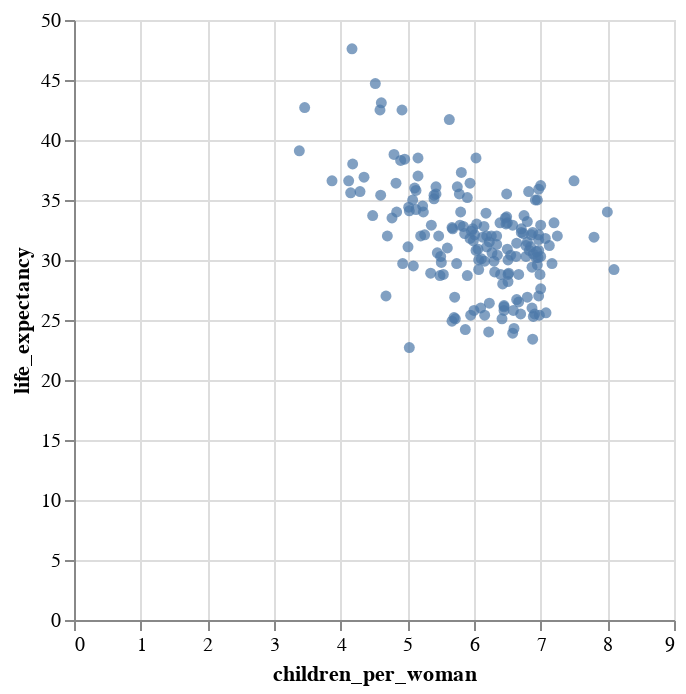

The cell this chart's notebook holds for it:
### Markdown cell above
<div class="alert alert-info" style="color:black">

### Question 2.1
rubric={accuracy:1,quality:1,viz:2}

<h4>Python</h4>
<ol type="1">
<li>I have uploaded the <a href=https://raw.githubusercontent.com/UofTCoders/workshops-dc-py/master/data/processed/world-data-gapminder.csv> 2018 Gapminder data at this URL.</a> Use <code>read_csv</code> from <code>pandas</code> to load the data directly from the URL and assign it a suitable variable name. Set the <code>parse_dates</code> parameter to <code>['year']</code> to ensure that Altair recognizes this columns as time data.</li>
<li>Now let’s create a similar bubble chart to what you saw in the video:
<ul>
<li>Filter the dataframe to only keep observations from a single year, 1962. You can create a new data frame variable or perform the filtering directly as you pass the data to Altair. Dates can be matched as strings when filtering.</li>
<li>Use a circle mark to recreate the appearance of the plot in the video.</li>
<li>Encode the proper variables so that children per woman is on the x-axis, life expectancy on the y-axis, and so that the circles’ color corresponds to their region, and the size reflects the population.</li>
</ul></li>
</ol>
<p> Don't worry about getting axis labels and sizes to be exactly like in the video,
we will return to this code later in the lab to customize it.</p>
</div>

### Code cell
# YOUR PYTHON ANSWER GOES HERE
import pandas as pd
import altair as alt

gap_df = pd.read_csv("https://raw.githubusercontent.com/UofTCoders/workshops-dc-py/master/data/processed/world-data-gapminder.csv", parse_dates=["year"])

is_1962 = gap_df["year"] == "1862-01-01"
gap_df = gap_df[is_1962]
gap_df.head(5)

alt.Chart(gap_df).mark_circle().encode(
y = 'life_expectancy',
x = 'children_per_woman'
)

### Figure 1 — Vega-Lite specification as saved in the notebook (floating-point values rounded to 4 significant figures; data arrays with more than 128 entries replaced by an {"elided": "..."} marker saying what was removed)
{"config": {"view": {"continuousWidth": 300, "continuousHeight": 300}}, "data": {"name": "data-96718576c37e525deb47aeac55b57422"}, "mark": {"type": "circle"}, "encoding": {"x": {"field": "children_per_woman", "type": "quantitative"}, "y": {"field": "life_expectancy", "type": "quantitative"}}, "$schema": "https://vega.github.io/schema/vega-lite/v5.20.1.json", "datasets": {"data-96718576c37e525deb47aeac55b57422": {"elided": "178 records"}}}
